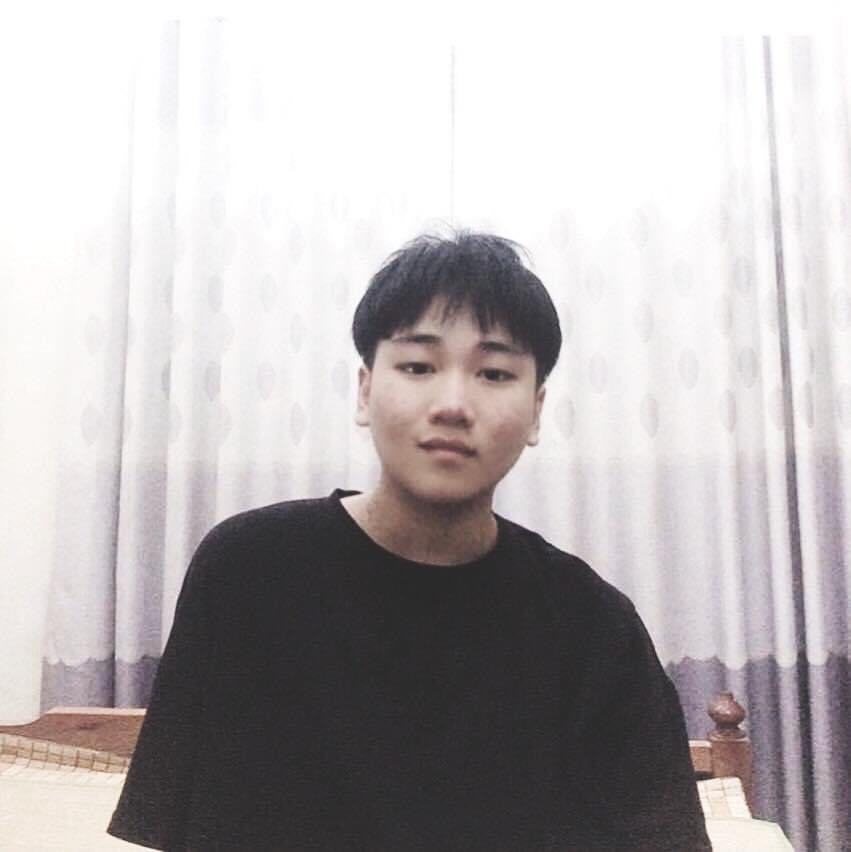
#> input picture img/tu.jpg, 851 x 852 px
$ python cnn.py
#> lines starting #> are read from the running program, lines starting #| are printed output that depends on the picture
import cv2
import numpy as np
import matplotlib.pyplot as plt
import numpy.random

# numpy.random.seed(5)

img = cv2.imread('img/tu.jpg')
#> img is the input picture: shape (852, 851, 3); mean B, G, R 181.1, 180.2, 184.8
img = cv2.resize(img, (200, 200))
#> img: shape (200, 200, 3)

#
img_gray = cv2.cvtColor(img, cv2.COLOR_BGR2GRAY) / 255
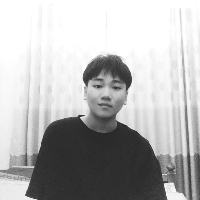
#> img_gray: shape (200, 200) float64; min 0.157, max 1, mean 0.712


class Conv2d:
    def __init__(self, input, kernelSize, padding=1):
#> called with kernelSize = 3, padding = 1
        self.input = np.pad(input, (padding, padding), 'constant')
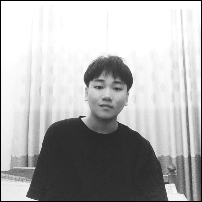
#> self.input: shape (202, 202) float64; min 0, max 1, mean 0.698

        self.kernel = np.random.rand(kernelSize, kernelSize)

        self.Result = np.zeros(
            (self.input.shape[0] - self.kernel.shape[0] + 1, self.input.shape[1] - self.kernel.shape[1] + 1))
        print(self.kernel.shape)

    def getRoi(seft):
        # vi tri cua hinh
        for row in range(int((seft.input.shape[0] - seft.kernel.shape[0])) + 1):
            for col in range(int((seft.input.shape[1] - seft.kernel.shape[1])) + 1):
                # kich thuoc cua dong cot de nhan vs kernel
                roi = seft.input[row: row + seft.kernel.shape[0],
                      col:col + seft.kernel.shape[1]]
                yield row, col, roi

    def operate(seft):
        for row, col, roi in seft.getRoi():
            seft.Result[row, col] = np.sum(roi * seft.kernel)
        return seft.Result


conv2d = Conv2d(img_gray, 3, )
img_123 = conv2d.operate()
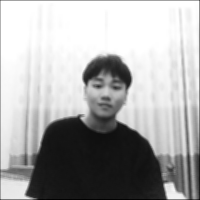
#> img_123: shape (200, 200) float64; min 0.631, max 5.77, mean 4.08; drawn with min black and max white

plt.imshow(img_123, cmap='gray')

plt.show()

$ run again, with img/1.jpg copied over img/tu.jpg
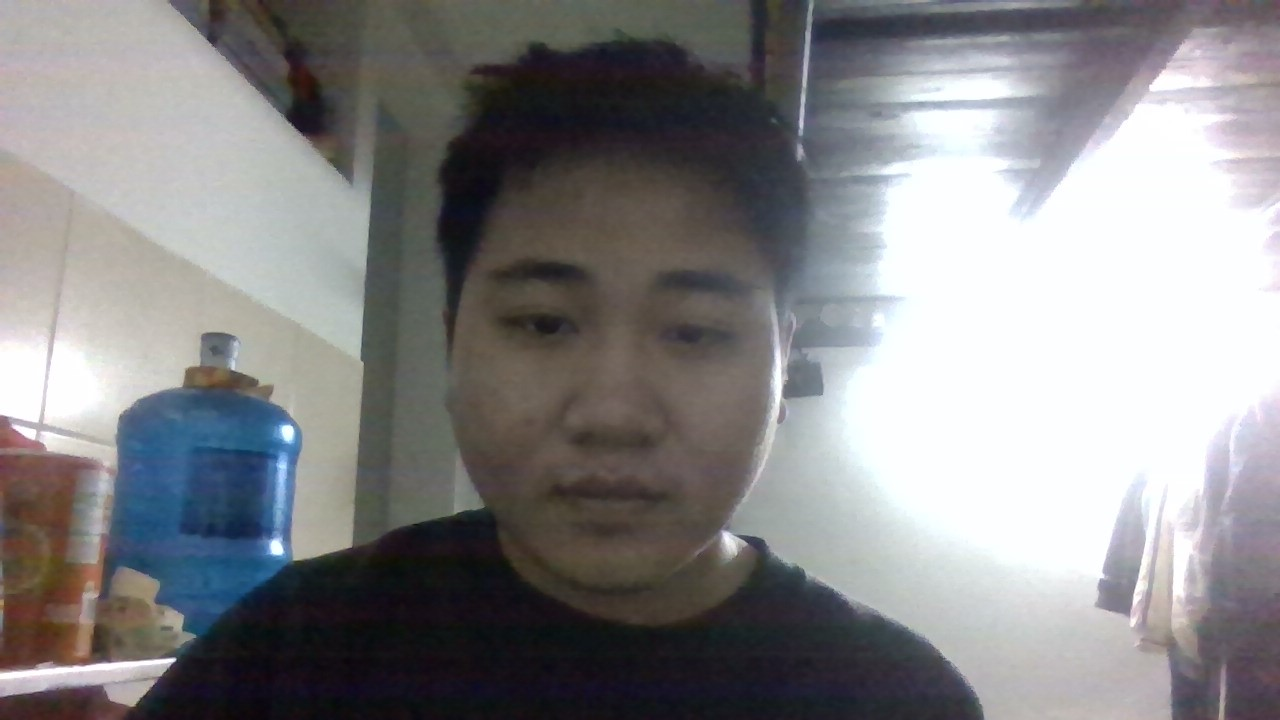
#> input picture img/1.jpg, 1280 x 720 px
#> img is the input picture: shape (720, 1280, 3); mean B, G, R 135.6, 134.2, 134.9
#> `img = cv2.resize(img, (200, 200))`:
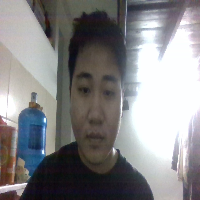
#> img: shape (200, 200, 3); mean B, G, R 135.5, 134.2, 134.8
#> `img_123 = conv2d.operate()`:
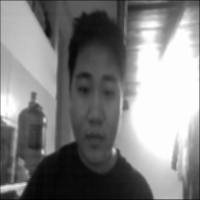
#> img_123: shape (200, 200) float64; min 0.131, max 5.77, mean 3.03; drawn with min black and max white
